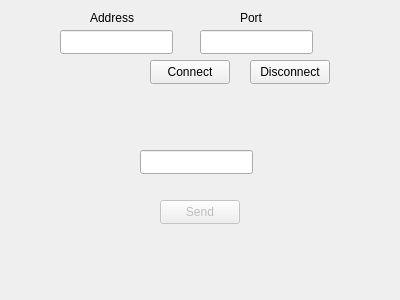
<?xml version="1.0" encoding="UTF-8"?>
<ui version="4.0">
 <class>Client</class>
 <widget class="QWidget" name="Client">
  <property name="geometry">
   <rect>
    <x>0</x>
    <y>0</y>
    <width>400</width>
    <height>300</height>
   </rect>
  </property>
  <property name="windowTitle">
   <string>Form</string>
  </property>
  <widget class="QLineEdit" name="ipInput">
   <property name="geometry">
    <rect>
     <x>60</x>
     <y>30</y>
     <width>113</width>
     <height>24</height>
    </rect>
   </property>
  </widget>
  <widget class="QLineEdit" name="portInput">
   <property name="geometry">
    <rect>
     <x>200</x>
     <y>30</y>
     <width>113</width>
     <height>24</height>
    </rect>
   </property>
  </widget>
  <widget class="QLabel" name="ipLabel">
   <property name="geometry">
    <rect>
     <x>90</x>
     <y>10</y>
     <width>49</width>
     <height>16</height>
    </rect>
   </property>
   <property name="text">
    <string>Address</string>
   </property>
  </widget>
  <widget class="QLabel" name="portLabel">
   <property name="geometry">
    <rect>
     <x>240</x>
     <y>10</y>
     <width>49</width>
     <height>16</height>
    </rect>
   </property>
   <property name="text">
    <string>Port</string>
   </property>
  </widget>
  <widget class="QPushButton" name="connectButton">
   <property name="geometry">
    <rect>
     <x>150</x>
     <y>60</y>
     <width>80</width>
     <height>24</height>
    </rect>
   </property>
   <property name="text">
    <string>Connect</string>
   </property>
  </widget>
  <widget class="QPushButton" name="sendButton">
   <property name="enabled">
    <bool>false</bool>
   </property>
   <property name="geometry">
    <rect>
     <x>160</x>
     <y>200</y>
     <width>80</width>
     <height>24</height>
    </rect>
   </property>
   <property name="text">
    <string>Send</string>
   </property>
  </widget>
  <widget class="QPushButton" name="disconnectButton">
   <property name="geometry">
    <rect>
     <x>250</x>
     <y>60</y>
     <width>80</width>
     <height>24</height>
    </rect>
   </property>
   <property name="text">
    <string>Disconnect</string>
   </property>
  </widget>
  <widget class="QLineEdit" name="messageInput">
   <property name="geometry">
    <rect>
     <x>140</x>
     <y>150</y>
     <width>113</width>
     <height>24</height>
    </rect>
   </property>
  </widget>
 </widget>
 <resources/>
 <connections/>
</ui>
